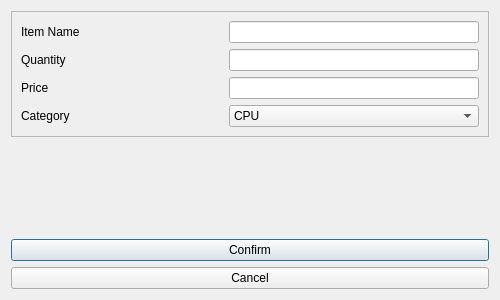
<?xml version="1.0" encoding="UTF-8"?>
<ui version="4.0">
 <class>addItemDialog</class>
 <widget class="QDialog" name="addItemDialog">
  <property name="geometry">
   <rect>
    <x>0</x>
    <y>0</y>
    <width>500</width>
    <height>300</height>
   </rect>
  </property>
  <property name="minimumSize">
   <size>
    <width>500</width>
    <height>300</height>
   </size>
  </property>
  <property name="maximumSize">
   <size>
    <width>500</width>
    <height>300</height>
   </size>
  </property>
  <property name="windowTitle">
   <string>Add Item</string>
  </property>
  <layout class="QVBoxLayout" name="verticalLayout_2">
   <item>
    <widget class="QFrame" name="frame">
     <property name="frameShape">
      <enum>QFrame::StyledPanel</enum>
     </property>
     <property name="frameShadow">
      <enum>QFrame::Raised</enum>
     </property>
     <layout class="QVBoxLayout" name="verticalLayout">
      <item>
       <layout class="QHBoxLayout" name="horizontalLayout">
        <item>
         <widget class="QLabel" name="itemName">
          <property name="text">
           <string>Item Name</string>
          </property>
         </widget>
        </item>
        <item alignment="Qt::AlignRight">
         <widget class="QLineEdit" name="itemNameInput">
          <property name="minimumSize">
           <size>
            <width>250</width>
            <height>0</height>
           </size>
          </property>
          <property name="text">
           <string/>
          </property>
          <property name="maxLength">
           <number>30</number>
          </property>
          <property name="frame">
           <bool>true</bool>
          </property>
          <property name="placeholderText">
           <string/>
          </property>
         </widget>
        </item>
       </layout>
      </item>
      <item>
       <layout class="QHBoxLayout" name="horizontalLayout_3">
        <item>
         <widget class="QLabel" name="quantity">
          <property name="text">
           <string>Quantity</string>
          </property>
         </widget>
        </item>
        <item alignment="Qt::AlignRight">
         <widget class="QLineEdit" name="quantityInput">
          <property name="minimumSize">
           <size>
            <width>250</width>
            <height>0</height>
           </size>
          </property>
          <property name="text">
           <string/>
          </property>
          <property name="maxLength">
           <number>30</number>
          </property>
         </widget>
        </item>
       </layout>
      </item>
      <item>
       <layout class="QHBoxLayout" name="horizontalLayout_4">
        <item>
         <widget class="QLabel" name="price">
          <property name="text">
           <string>Price</string>
          </property>
         </widget>
        </item>
        <item alignment="Qt::AlignRight">
         <widget class="QLineEdit" name="priceInput">
          <property name="minimumSize">
           <size>
            <width>250</width>
            <height>0</height>
           </size>
          </property>
          <property name="maxLength">
           <number>30</number>
          </property>
         </widget>
        </item>
       </layout>
      </item>
      <item>
       <layout class="QHBoxLayout" name="horizontalLayout_5">
        <item>
         <widget class="QLabel" name="category">
          <property name="text">
           <string>Category</string>
          </property>
         </widget>
        </item>
        <item alignment="Qt::AlignRight">
         <widget class="QComboBox" name="categoryDropdown">
          <property name="minimumSize">
           <size>
            <width>250</width>
            <height>0</height>
           </size>
          </property>
          <item>
           <property name="text">
            <string>CPU</string>
           </property>
          </item>
          <item>
           <property name="text">
            <string>GPU</string>
           </property>
          </item>
          <item>
           <property name="text">
            <string>Motherboard</string>
           </property>
          </item>
          <item>
           <property name="text">
            <string>RAM</string>
           </property>
          </item>
          <item>
           <property name="text">
            <string>Storage</string>
           </property>
          </item>
          <item>
           <property name="text">
            <string/>
           </property>
          </item>
         </widget>
        </item>
       </layout>
      </item>
     </layout>
    </widget>
   </item>
   <item>
    <spacer name="verticalSpacer">
     <property name="orientation">
      <enum>Qt::Vertical</enum>
     </property>
     <property name="sizeHint" stdset="0">
      <size>
       <width>20</width>
       <height>40</height>
      </size>
     </property>
    </spacer>
   </item>
   <item>
    <layout class="QVBoxLayout" name="verticalLayout_3">
     <item>
      <widget class="QPushButton" name="confirmButton">
       <property name="text">
        <string>Confirm</string>
       </property>
      </widget>
     </item>
     <item>
      <widget class="QPushButton" name="cancelButton">
       <property name="text">
        <string>Cancel</string>
       </property>
      </widget>
     </item>
    </layout>
   </item>
  </layout>
 </widget>
 <resources/>
 <connections/>
</ui>
